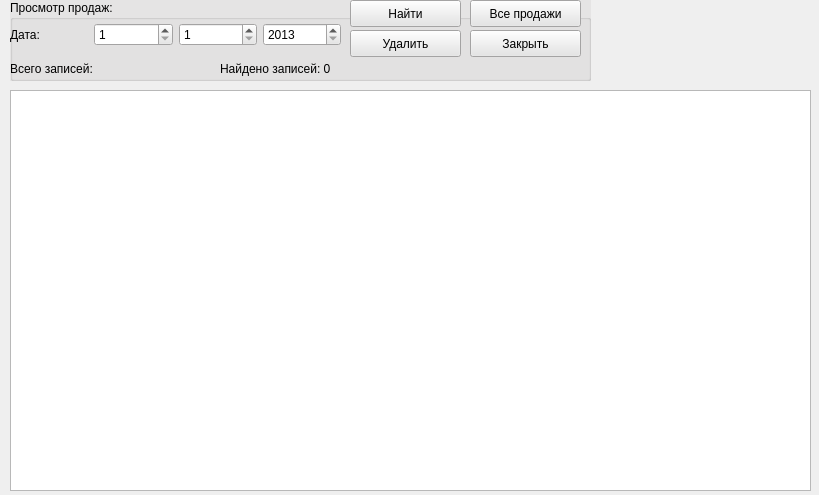
<?xml version="1.0" encoding="UTF-8"?>
<ui version="4.0">
 <class>detail_stat</class>
 <widget class="QWidget" name="detail_stat">
  <property name="geometry">
   <rect>
    <x>0</x>
    <y>0</y>
    <width>819</width>
    <height>495</height>
   </rect>
  </property>
  <property name="windowTitle">
   <string>Журнал продаж деталей</string>
  </property>
  <widget class="QTableView" name="stat_tbl">
   <property name="geometry">
    <rect>
     <x>10</x>
     <y>90</y>
     <width>801</width>
     <height>401</height>
    </rect>
   </property>
   <property name="sizePolicy">
    <sizepolicy hsizetype="Expanding" vsizetype="Expanding">
     <horstretch>0</horstretch>
     <verstretch>0</verstretch>
    </sizepolicy>
   </property>
   <attribute name="horizontalHeaderDefaultSectionSize">
    <number>110</number>
   </attribute>
   <attribute name="horizontalHeaderHighlightSections">
    <bool>true</bool>
   </attribute>
  </widget>
  <widget class="QGroupBox" name="gbox_stat">
   <property name="geometry">
    <rect>
     <x>10</x>
     <y>0</y>
     <width>581</width>
     <height>81</height>
    </rect>
   </property>
   <property name="palette">
    <palette>
     <active>
      <colorrole role="WindowText">
       <brush brushstyle="SolidPattern">
        <color alpha="255">
         <red>0</red>
         <green>0</green>
         <blue>0</blue>
        </color>
       </brush>
      </colorrole>
      <colorrole role="Button">
       <brush brushstyle="SolidPattern">
        <color alpha="255">
         <red>229</red>
         <green>228</green>
         <blue>228</blue>
        </color>
       </brush>
      </colorrole>
      <colorrole role="Light">
       <brush brushstyle="SolidPattern">
        <color alpha="255">
         <red>255</red>
         <green>255</green>
         <blue>255</blue>
        </color>
       </brush>
      </colorrole>
      <colorrole role="Midlight">
       <brush brushstyle="SolidPattern">
        <color alpha="255">
         <red>242</red>
         <green>241</green>
         <blue>241</blue>
        </color>
       </brush>
      </colorrole>
      <colorrole role="Dark">
       <brush brushstyle="SolidPattern">
        <color alpha="255">
         <red>114</red>
         <green>114</green>
         <blue>114</blue>
        </color>
       </brush>
      </colorrole>
      <colorrole role="Mid">
       <brush brushstyle="SolidPattern">
        <color alpha="255">
         <red>153</red>
         <green>152</green>
         <blue>152</blue>
        </color>
       </brush>
      </colorrole>
      <colorrole role="Text">
       <brush brushstyle="SolidPattern">
        <color alpha="255">
         <red>0</red>
         <green>0</green>
         <blue>0</blue>
        </color>
       </brush>
      </colorrole>
      <colorrole role="BrightText">
       <brush brushstyle="SolidPattern">
        <color alpha="255">
         <red>255</red>
         <green>255</green>
         <blue>255</blue>
        </color>
       </brush>
      </colorrole>
      <colorrole role="ButtonText">
       <brush brushstyle="SolidPattern">
        <color alpha="255">
         <red>0</red>
         <green>0</green>
         <blue>0</blue>
        </color>
       </brush>
      </colorrole>
      <colorrole role="Base">
       <brush brushstyle="SolidPattern">
        <color alpha="255">
         <red>255</red>
         <green>255</green>
         <blue>255</blue>
        </color>
       </brush>
      </colorrole>
      <colorrole role="Window">
       <brush brushstyle="SolidPattern">
        <color alpha="255">
         <red>229</red>
         <green>228</green>
         <blue>228</blue>
        </color>
       </brush>
      </colorrole>
      <colorrole role="Shadow">
       <brush brushstyle="SolidPattern">
        <color alpha="255">
         <red>0</red>
         <green>0</green>
         <blue>0</blue>
        </color>
       </brush>
      </colorrole>
      <colorrole role="AlternateBase">
       <brush brushstyle="SolidPattern">
        <color alpha="255">
         <red>242</red>
         <green>241</green>
         <blue>241</blue>
        </color>
       </brush>
      </colorrole>
      <colorrole role="ToolTipBase">
       <brush brushstyle="SolidPattern">
        <color alpha="255">
         <red>255</red>
         <green>255</green>
         <blue>220</blue>
        </color>
       </brush>
      </colorrole>
      <colorrole role="ToolTipText">
       <brush brushstyle="SolidPattern">
        <color alpha="255">
         <red>0</red>
         <green>0</green>
         <blue>0</blue>
        </color>
       </brush>
      </colorrole>
     </active>
     <inactive>
      <colorrole role="WindowText">
       <brush brushstyle="SolidPattern">
        <color alpha="255">
         <red>0</red>
         <green>0</green>
         <blue>0</blue>
        </color>
       </brush>
      </colorrole>
      <colorrole role="Button">
       <brush brushstyle="SolidPattern">
        <color alpha="255">
         <red>229</red>
         <green>228</green>
         <blue>228</blue>
        </color>
       </brush>
      </colorrole>
      <colorrole role="Light">
       <brush brushstyle="SolidPattern">
        <color alpha="255">
         <red>255</red>
         <green>255</green>
         <blue>255</blue>
        </color>
       </brush>
      </colorrole>
      <colorrole role="Midlight">
       <brush brushstyle="SolidPattern">
        <color alpha="255">
         <red>242</red>
         <green>241</green>
         <blue>241</blue>
        </color>
       </brush>
      </colorrole>
      <colorrole role="Dark">
       <brush brushstyle="SolidPattern">
        <color alpha="255">
         <red>114</red>
         <green>114</green>
         <blue>114</blue>
        </color>
       </brush>
      </colorrole>
      <colorrole role="Mid">
       <brush brushstyle="SolidPattern">
        <color alpha="255">
         <red>153</red>
         <green>152</green>
         <blue>152</blue>
        </color>
       </brush>
      </colorrole>
      <colorrole role="Text">
       <brush brushstyle="SolidPattern">
        <color alpha="255">
         <red>0</red>
         <green>0</green>
         <blue>0</blue>
        </color>
       </brush>
      </colorrole>
      <colorrole role="BrightText">
       <brush brushstyle="SolidPattern">
        <color alpha="255">
         <red>255</red>
         <green>255</green>
         <blue>255</blue>
        </color>
       </brush>
      </colorrole>
      <colorrole role="ButtonText">
       <brush brushstyle="SolidPattern">
        <color alpha="255">
         <red>0</red>
         <green>0</green>
         <blue>0</blue>
        </color>
       </brush>
      </colorrole>
      <colorrole role="Base">
       <brush brushstyle="SolidPattern">
        <color alpha="255">
         <red>255</red>
         <green>255</green>
         <blue>255</blue>
        </color>
       </brush>
      </colorrole>
      <colorrole role="Window">
       <brush brushstyle="SolidPattern">
        <color alpha="255">
         <red>229</red>
         <green>228</green>
         <blue>228</blue>
        </color>
       </brush>
      </colorrole>
      <colorrole role="Shadow">
       <brush brushstyle="SolidPattern">
        <color alpha="255">
         <red>0</red>
         <green>0</green>
         <blue>0</blue>
        </color>
       </brush>
      </colorrole>
      <colorrole role="AlternateBase">
       <brush brushstyle="SolidPattern">
        <color alpha="255">
         <red>242</red>
         <green>241</green>
         <blue>241</blue>
        </color>
       </brush>
      </colorrole>
      <colorrole role="ToolTipBase">
       <brush brushstyle="SolidPattern">
        <color alpha="255">
         <red>255</red>
         <green>255</green>
         <blue>220</blue>
        </color>
       </brush>
      </colorrole>
      <colorrole role="ToolTipText">
       <brush brushstyle="SolidPattern">
        <color alpha="255">
         <red>0</red>
         <green>0</green>
         <blue>0</blue>
        </color>
       </brush>
      </colorrole>
     </inactive>
     <disabled>
      <colorrole role="WindowText">
       <brush brushstyle="SolidPattern">
        <color alpha="255">
         <red>114</red>
         <green>114</green>
         <blue>114</blue>
        </color>
       </brush>
      </colorrole>
      <colorrole role="Button">
       <brush brushstyle="SolidPattern">
        <color alpha="255">
         <red>229</red>
         <green>228</green>
         <blue>228</blue>
        </color>
       </brush>
      </colorrole>
      <colorrole role="Light">
       <brush brushstyle="SolidPattern">
        <color alpha="255">
         <red>255</red>
         <green>255</green>
         <blue>255</blue>
        </color>
       </brush>
      </colorrole>
      <colorrole role="Midlight">
       <brush brushstyle="SolidPattern">
        <color alpha="255">
         <red>242</red>
         <green>241</green>
         <blue>241</blue>
        </color>
       </brush>
      </colorrole>
      <colorrole role="Dark">
       <brush brushstyle="SolidPattern">
        <color alpha="255">
         <red>114</red>
         <green>114</green>
         <blue>114</blue>
        </color>
       </brush>
      </colorrole>
      <colorrole role="Mid">
       <brush brushstyle="SolidPattern">
        <color alpha="255">
         <red>153</red>
         <green>152</green>
         <blue>152</blue>
        </color>
       </brush>
      </colorrole>
      <colorrole role="Text">
       <brush brushstyle="SolidPattern">
        <color alpha="255">
         <red>114</red>
         <green>114</green>
         <blue>114</blue>
        </color>
       </brush>
      </colorrole>
      <colorrole role="BrightText">
       <brush brushstyle="SolidPattern">
        <color alpha="255">
         <red>255</red>
         <green>255</green>
         <blue>255</blue>
        </color>
       </brush>
      </colorrole>
      <colorrole role="ButtonText">
       <brush brushstyle="SolidPattern">
        <color alpha="255">
         <red>114</red>
         <green>114</green>
         <blue>114</blue>
        </color>
       </brush>
      </colorrole>
      <colorrole role="Base">
       <brush brushstyle="SolidPattern">
        <color alpha="255">
         <red>229</red>
         <green>228</green>
         <blue>228</blue>
        </color>
       </brush>
      </colorrole>
      <colorrole role="Window">
       <brush brushstyle="SolidPattern">
        <color alpha="255">
         <red>229</red>
         <green>228</green>
         <blue>228</blue>
        </color>
       </brush>
      </colorrole>
      <colorrole role="Shadow">
       <brush brushstyle="SolidPattern">
        <color alpha="255">
         <red>0</red>
         <green>0</green>
         <blue>0</blue>
        </color>
       </brush>
      </colorrole>
      <colorrole role="AlternateBase">
       <brush brushstyle="SolidPattern">
        <color alpha="255">
         <red>229</red>
         <green>228</green>
         <blue>228</blue>
        </color>
       </brush>
      </colorrole>
      <colorrole role="ToolTipBase">
       <brush brushstyle="SolidPattern">
        <color alpha="255">
         <red>255</red>
         <green>255</green>
         <blue>220</blue>
        </color>
       </brush>
      </colorrole>
      <colorrole role="ToolTipText">
       <brush brushstyle="SolidPattern">
        <color alpha="255">
         <red>0</red>
         <green>0</green>
         <blue>0</blue>
        </color>
       </brush>
      </colorrole>
     </disabled>
    </palette>
   </property>
   <property name="autoFillBackground">
    <bool>true</bool>
   </property>
   <property name="title">
    <string>Просмотр продаж:</string>
   </property>
   <widget class="QLabel" name="label">
    <property name="geometry">
     <rect>
      <x>0</x>
      <y>60</y>
      <width>151</width>
      <height>17</height>
     </rect>
    </property>
    <property name="text">
     <string>Всего записей:</string>
    </property>
   </widget>
   <widget class="QLabel" name="label_3">
    <property name="geometry">
     <rect>
      <x>210</x>
      <y>60</y>
      <width>171</width>
      <height>17</height>
     </rect>
    </property>
    <property name="text">
     <string>Найдено записей: 0</string>
    </property>
   </widget>
   <widget class="QWidget" name="layoutWidget">
    <property name="geometry">
     <rect>
      <x>0</x>
      <y>20</y>
      <width>331</width>
      <height>29</height>
     </rect>
    </property>
    <layout class="QHBoxLayout" name="horizontalLayout">
     <item>
      <widget class="QLabel" name="label_2">
       <property name="text">
        <string>Дата:</string>
       </property>
      </widget>
     </item>
     <item>
      <widget class="QSpinBox" name="sb_day">
       <property name="minimum">
        <number>1</number>
       </property>
       <property name="maximum">
        <number>31</number>
       </property>
      </widget>
     </item>
     <item>
      <widget class="QSpinBox" name="sb_mnt">
       <property name="minimum">
        <number>1</number>
       </property>
       <property name="maximum">
        <number>12</number>
       </property>
      </widget>
     </item>
     <item>
      <widget class="QSpinBox" name="sb_year">
       <property name="minimum">
        <number>2013</number>
       </property>
       <property name="maximum">
        <number>2050</number>
       </property>
      </widget>
     </item>
    </layout>
   </widget>
   <widget class="QPushButton" name="btn_search">
    <property name="geometry">
     <rect>
      <x>340</x>
      <y>0</y>
      <width>111</width>
      <height>27</height>
     </rect>
    </property>
    <property name="text">
     <string>Найти</string>
    </property>
   </widget>
   <widget class="QPushButton" name="btn_all_cat">
    <property name="geometry">
     <rect>
      <x>460</x>
      <y>0</y>
      <width>111</width>
      <height>27</height>
     </rect>
    </property>
    <property name="text">
     <string>Все продажи</string>
    </property>
   </widget>
   <widget class="QPushButton" name="btn_del">
    <property name="geometry">
     <rect>
      <x>340</x>
      <y>30</y>
      <width>111</width>
      <height>27</height>
     </rect>
    </property>
    <property name="text">
     <string>Удалить</string>
    </property>
   </widget>
   <widget class="QPushButton" name="btn_exit">
    <property name="geometry">
     <rect>
      <x>460</x>
      <y>30</y>
      <width>111</width>
      <height>27</height>
     </rect>
    </property>
    <property name="text">
     <string>Закрыть</string>
    </property>
   </widget>
  </widget>
 </widget>
 <resources/>
 <connections/>
</ui>
